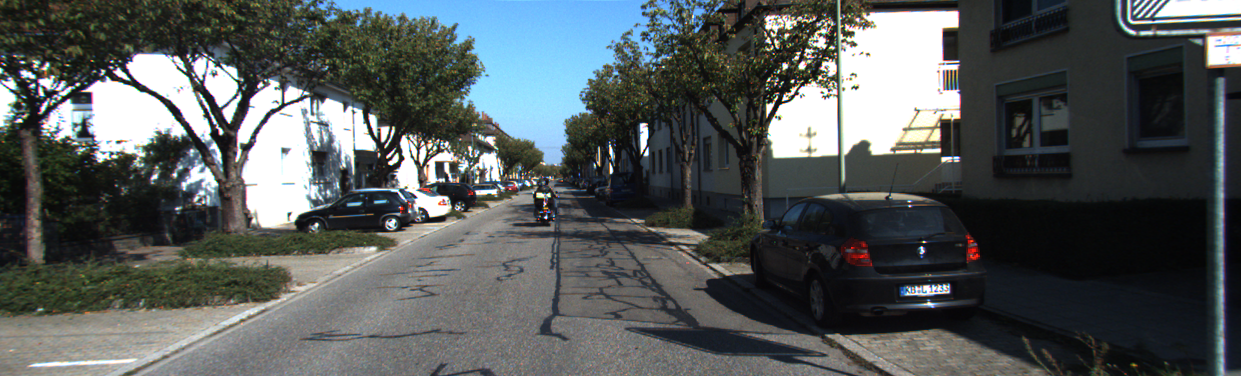
#> input picture mono/000000.png, 1241 x 376 px
$ python test.py   (Python 2 division)
#> lines starting #> are read from the running program, lines starting #| are printed output that depends on the picture
import numpy as np
import cv2

# params for ShiTomasi corner detection
feature_params = dict( maxCorners = 100,
                       qualityLevel = 0.3,
                       minDistance = 7,
                       blockSize = 7 )

lk_params = dict( winSize  = (15,15),
                  maxLevel = 2,
                  criteria = (cv2.TERM_CRITERIA_EPS | cv2.TERM_CRITERIA_COUNT, 10, 0.03))

im1 = cv2.imread('000000.png')
#> im1 is the input picture: shape (376, 1241, 3); mean B, G, R 89.8, 89.7, 84.4
im2 = cv2.imread('000001.png')
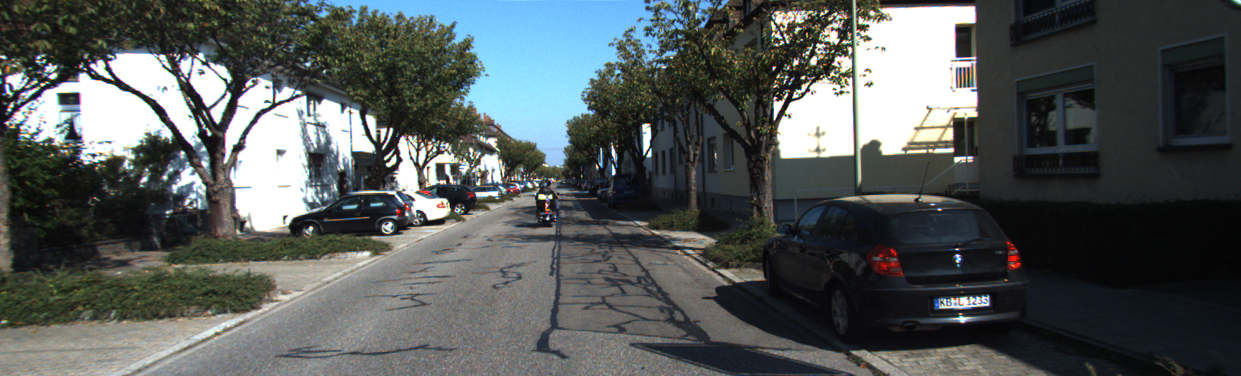
#> input picture mono/000001.png, 1241 x 376 px
#> im2 is the input picture: shape (376, 1241, 3); mean B, G, R 89.2, 89.3, 84

def featureTracking(prevImg, nextImg, prevPts):
    # keypoint should be numpy array
    nextPts, st, err = cv2.calcOpticalFlowPyrLK(prevImg, nextImg, prevPts, None, **lk_params)
    return nextPts

def featureDetection(image1):

    fast= cv2.FastFeatureDetector_create(threshold=25, nonmaxSuppression=True)
    #fast = cv2.FastFeatureDetector_create()
    # FAST return list, convert to numpy array
    kp = fast.detect(image1, None)
    kp = np.array([k.pt for k in kp], dtype=np.float32)
    #kp = np.asarray(kp ,dtype=np.float32)
    #img2 = cv2.drawKeypoints(image1, kp, None, color=(0,255,0))
    #kp = cv2.goodFeaturesToTrack(image1, mask = None, **feature_params)
    return kp


im1 = cv2.cvtColor(im1, cv2.COLOR_BGR2GRAY)
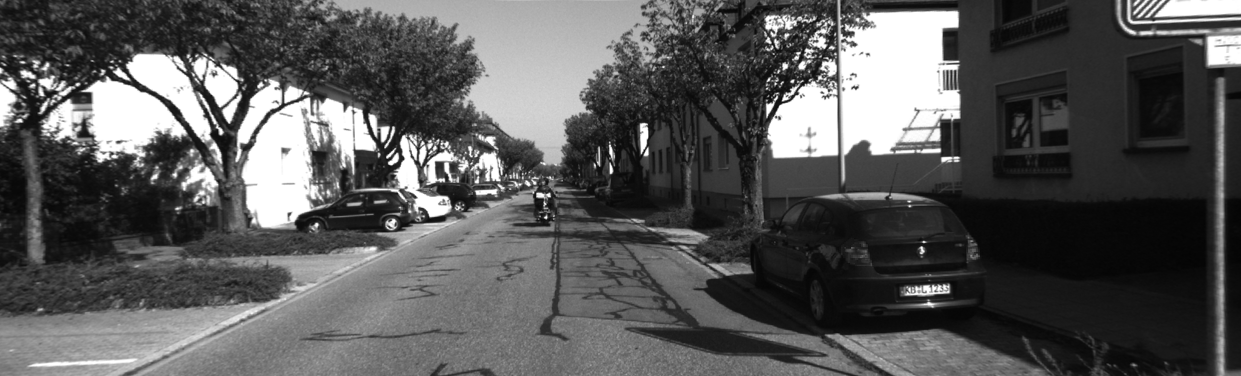
#> im1: shape (376, 1241); min 4, max 255, mean 88.1
im2 = cv2.cvtColor(im2, cv2.COLOR_BGR2GRAY)
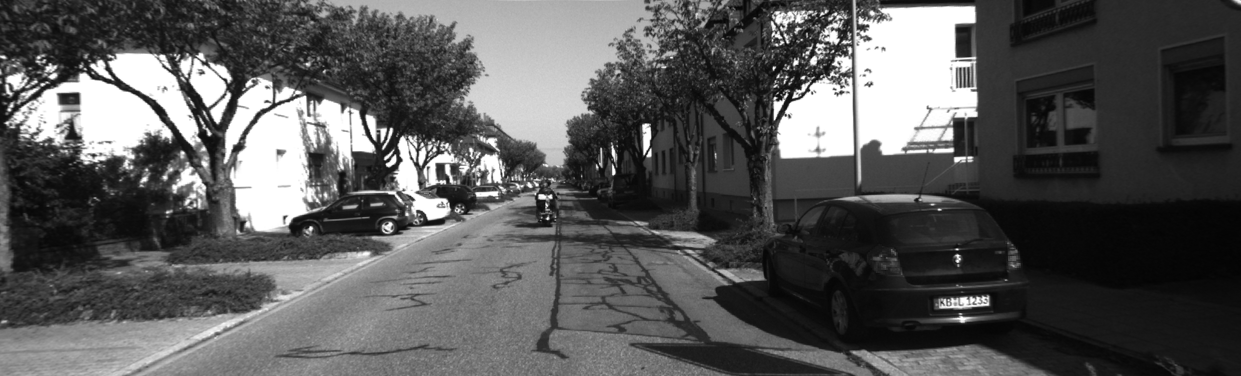
#> im2: shape (376, 1241); min 3, max 255, mean 87.7


p0 = featureDetection(im1)
#> in featureDetection, `kp = fast.detect(image1, None)`: kp = 4113 keypoints; strongest (x, y, size): (387, 156, 7), (389, 162, 7), (546, 217, 7), (792, 81, 7)
#> in featureDetection, `kp = np.array([k.pt for k in kp], dtype=np.float32)`: kp = 4113 pairs, first value 3 to 1237, second value 3 to 372
#> p0 has the same summary as kp in featureDetection
a = featureTracking(im1, im2, p0)
#> in featureTracking, `nextPts, st, err = cv2.calcOpticalFlowPyrLK(prevImg, nextImg, prevPts,..`: nextPts = 4113 pairs, first value -28.83 to 1290.5, second value -37.04 to 413.1; st = 4113 values, max 1 at index 0, min 0 at index 27, mean 0.968; err = 4113 values, max 125.6 at index 1709, min -1.01e+37 at index 812, mean -inf
#> a has the same summary as nextPts in featureTracking
print p0.shape
#| (4113, 2)
